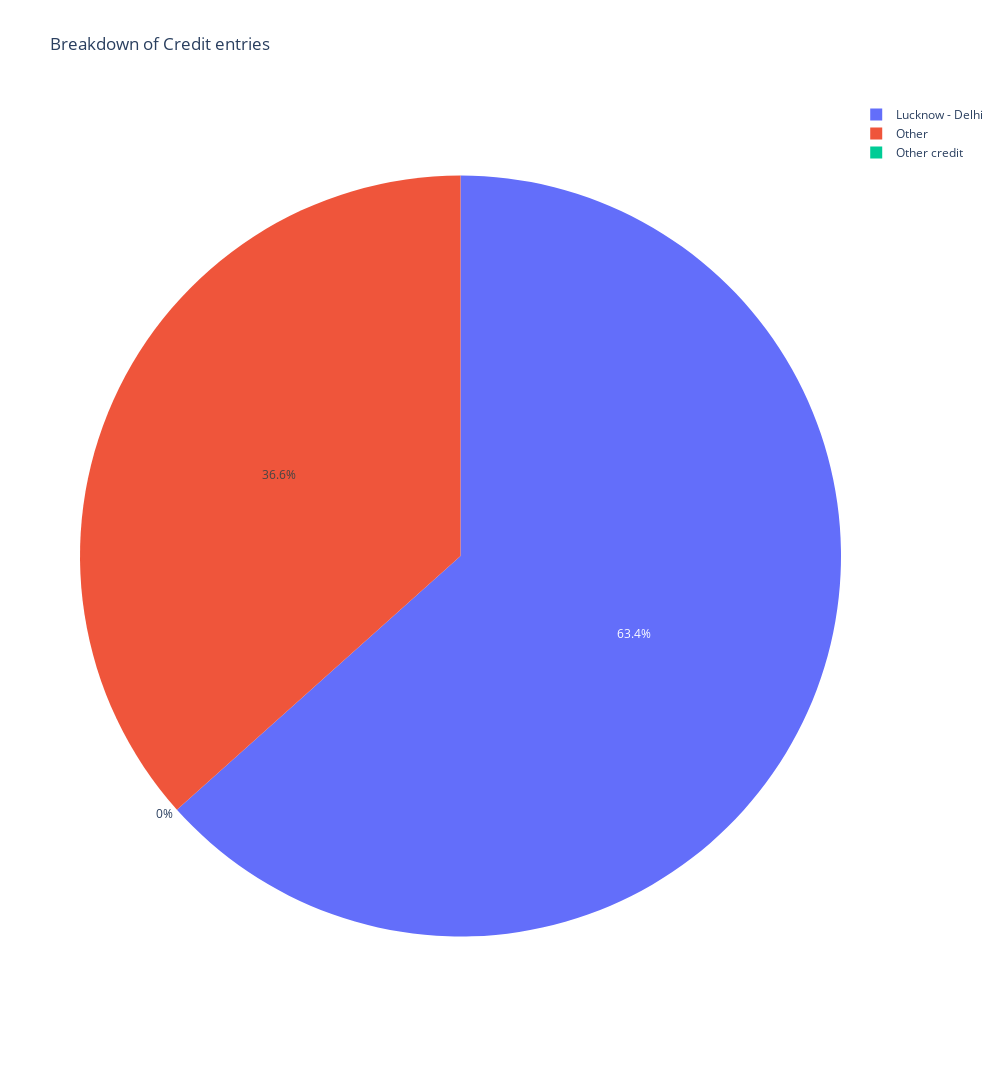

Source (notebook cell):
### Code cell
summary2.loc[summary2['Credit'] < 2000, 'Particulars'] = 'Other credit' 
figcre = px.pie(summary2, values='Credit', names='Particulars', title='Breakdown of Credit entries')
figcre.update_layout(
    autosize=False,
    width=1000,
    height=1300,
    showlegend=True
)
figcre.show()

### Figure 1 — Plotly figure (JSON) as saved in the notebook; plotly's stock layout.template omitted (floating-point values rounded to 4 significant figures)
{"data": [{"domain": {"x": [0, 1], "y": [0, 1]}, "hovertemplate": "Particulars=%{label}<br>Credit=%{value}<extra></extra>", "labels": ["Other credit", "Other", "Other credit", "Other credit", "Other credit", "Other credit", "Other credit", "Other credit", "Other credit", "Other credit", "Other credit", "Other credit", "Other credit", "Other credit", "Other credit", "Other credit", "Other credit", "Other credit", "Other credit", "Other", "Other credit", "Other credit", "Other credit", "Other", "Other credit", "Lucknow - Delhi", "Other credit", "Other credit", "Other credit", "Other credit", "Other credit", "Other credit", "Other credit", "Other credit", "Other credit", "Other credit", "Other credit", "Other credit", "Other credit", "Other credit", "Other credit", "Other credit", "Other credit"], "legendgroup": "", "name": "", "showlegend": true, "type": "pie", "values": [0, 520000, 0, 0, 0, 0, 0, 0, 0, 0, 0, 0, 0, 0, 0, 0, 0, 0, 0, 6933, 0, 0, 0, 7415, 0, 925000, 0, 0, 0, 0, 0, 0, 0, 0, 0, 0, 0, 0, 0, 0, 0, 0, 0]}], "layout": {"autosize": false, "height": 1300, "legend": {"tracegroupgap": 0}, "showlegend": true, "title": {"text": "Breakdown of Credit entries"}, "width": 1000}}
